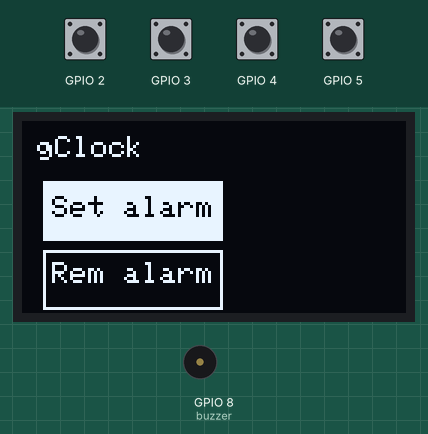
Simulated run of this program. Board: Seeed XIAO ESP32-C3. On the bench: 128×64 one-colour display, buzzer (waves = sounding). Inputs (shaded band) come from the test bench; at power-on: GPIO 2–5 HIGH. The local clock reads 2024-03-15 10:24:30 at power-on unless the program sets it.

Above: at 3.2 s.
3.3 s: GPIO 4 pulled LOW for 0.15 s
At 4.4 s:
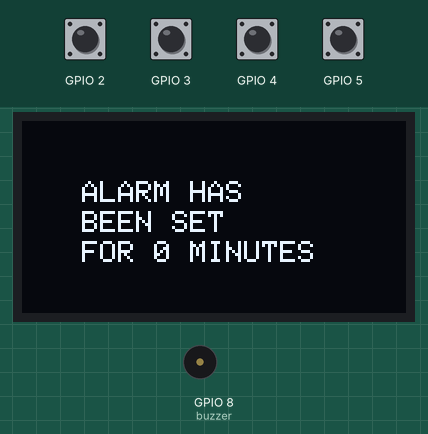
6.4 s: GPIO 3 pulled LOW for 0.15 s
At 7.8 s:
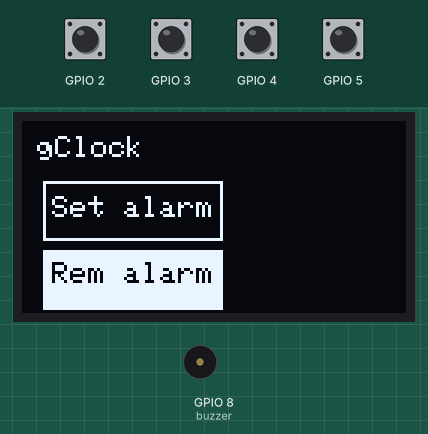
8.3 s: GPIO 5 pulled LOW for 0.15 s
At 9.4 s:
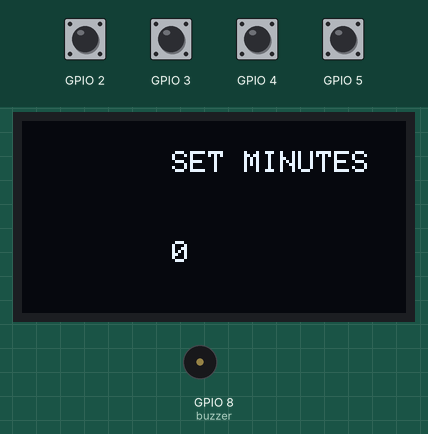
9.9 s: GPIO 2 pulled LOW for 1 s
At 10.03 s:
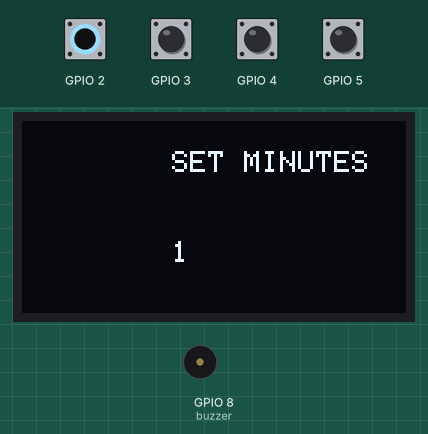
12.4 s: GPIO 4 pulled LOW for 1 s
At 13.7 s:
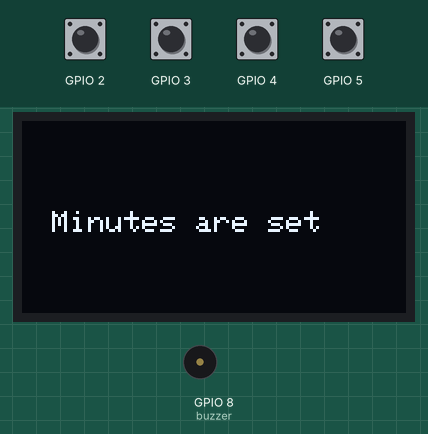
15.9 s: GPIO 3 pulled LOW for 1 s
At 16.3 s:
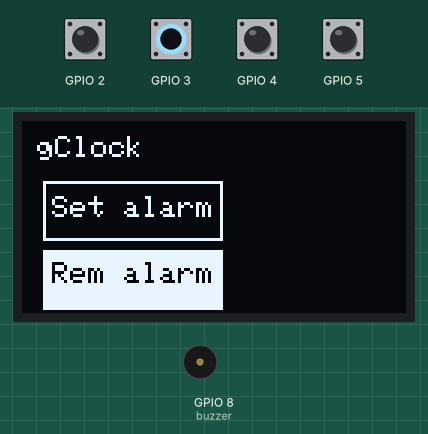
Timing chart, 0 to 18.9 s (numbered marks = the images above; inputs shaded):
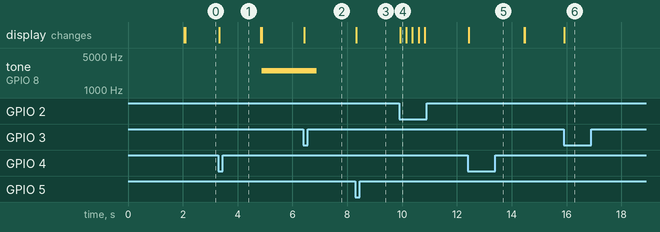

The program:

main.cpp
```cpp
#include <Wire.h>
#include <Adafruit_GFX.h>
#include <Adafruit_SSD1306.h>
#include <ESP32Time.h>

#define SCREEN_WIDTH 128 // OLED display width, in pixels
#define SCREEN_HEIGHT 64 // OLED display height, in pixels

// Declaration for an SSD1306 display connected to I2C (SDA, SCL pins)
Adafruit_SSD1306 display(SCREEN_WIDTH, SCREEN_HEIGHT, &Wire, -1);
ESP32Time rtc(7200);
int selected = 0;
long timeOfSetting = 0;
bool alarmHasStarted=false;
int howManyMinutes = 0;
int chosenMenu = 0;
void drawMainMenu() {
  chosenMenu=0;
   display.clearDisplay();
  display.setTextSize(1.5);
  display.setTextColor(WHITE);
  display.setCursor(5, 5);
  display.println("gClock");
  display.setTextSize(1);
 display.drawRect(7,20, 60,20, WHITE);
  display.setTextColor(WHITE);
  display.setCursor(10, 25);
  display.print("Set alarm");
  display.drawRect(7,43, 60,20, WHITE);
  display.setTextColor(WHITE);
  display.setCursor(10, 47);
  display.print("Rem alarm");
  display.display();
}

void selectSetAlarm(){

    selected=0;
    display.setTextSize(1);
    display.fillRect(7,43, 60,20, BLACK);
    display.drawRect(7,43, 60,20, WHITE);
  display.setTextColor(WHITE);
  display.setCursor(10, 47);
  display.print("Rem alarm");
 display.fillRect(7,20, 60,20, WHITE);
  display.setTextColor(BLACK);
  display.setCursor(10, 25);
  display.print("Set alarm");
  display.display();

}

void selectRemAlarm(){
  selected=1;
  display.setTextSize(1);
  display.fillRect(7,20, 60,20, BLACK);
 display.drawRect(7,20, 60,20, WHITE);
  display.setTextColor(WHITE);
  display.setCursor(10, 25);
  display.print("Set alarm");
  display.fillRect(7,43, 60,20, WHITE);
  display.setTextColor(BLACK);
  display.setCursor(10, 47);
  display.print("Rem alarm");
  display.display();

}
void setAlarm(){
timeOfSetting = rtc.getLocalEpoch();
alarmHasStarted = true;
display.clearDisplay();
display.setTextSize(1);
display.setTextColor(WHITE);
display.setCursor(20,20);
display.print("ALARM HAS ");
display.setCursor(20,30);
display.print("BEEN SET");
display.setCursor(20,40);
display.print("FOR ");
display.print(howManyMinutes);
display.print(" MINUTES");
display.display();
delay(1500);
drawMainMenu();
selectSetAlarm();
}

void remAlarm(){
timeOfSetting = 0;
alarmHasStarted = false;
display.clearDisplay();
display.setTextSize(1);
display.setTextColor(WHITE);
display.setCursor(30,30);
display.print("ALARM HAS ");
display.setCursor(30,40);
display.print("BEEN REMOVED");
display.display();
delay(1500);
drawMainMenu();
selectSetAlarm();
}

void changeMinutesMenu(){
  chosenMenu=1;
display.clearDisplay();
display.setTextSize(1);
display.setTextColor(WHITE);
display.setCursor(50, 10);
display.print("SET MINUTES");
display.setCursor(50, 40);
display.print(howManyMinutes);
display.display();
}

void changeMinutes(){
 display.fillRect(50, 40, 20, 20, BLACK);
  display.setCursor(50, 40);
display.print(howManyMinutes);
display.display();
}

void setup() {
  Serial.begin(115200);

  rtc.setTime(00, 00, 00, 1, 1, 2026);
  pinMode(2, INPUT_PULLUP);
  pinMode(3, INPUT_PULLUP);
  pinMode(4, INPUT_PULLUP);
  pinMode(5, INPUT_PULLUP);
  if(!display.begin(SSD1306_SWITCHCAPVCC, 0x3C)) { // Address 0x3D for 128x64
    Serial.println(F("SSD1306 allocation failed"));
    for(;;);
  }
  delay(2000);

  drawMainMenu();
  selectSetAlarm();

}


void loop() {
  if(alarmHasStarted){
   if((rtc.getLocalEpoch())>=timeOfSetting+howManyMinutes*60){
      tone(8, 2500, 2000);
      alarmHasStarted=false;
    }
  }
  if(digitalRead(2)==LOW && chosenMenu==0){
    selectSetAlarm();
  }else if(digitalRead(3)==LOW && chosenMenu==0){
    selectRemAlarm();
  }
  else if(digitalRead(4)==LOW && chosenMenu==0){
    if(selected==0) {setAlarm();}
    else if(selected==1) {remAlarm();}
  }
  else if(digitalRead(5)==LOW && chosenMenu==0){
    changeMinutesMenu();
  }else if(digitalRead(4)==LOW && chosenMenu==1){
    display.clearDisplay();
    display.setCursor(10,30);
    display.print("Minutes are set");
    display.display();
    delay(2000);
    drawMainMenu();
    selectSetAlarm();
  }
  else if(digitalRead(2)==LOW && chosenMenu==1){
    howManyMinutes=howManyMinutes+1;
    changeMinutes();
    delay(200);
  }
  else if(digitalRead(3)==LOW && chosenMenu==1){
    if(howManyMinutes>0){
    howManyMinutes=howManyMinutes-1;
    changeMinutes();
    delay(200);
  }
  }


}
```

Measured:
- after the input at 3.3 s, tone on GPIO 8 (buzzer): silent → 2500 Hz after 1.6 s; the display: changes at once (image 1)
- after the input at 6.4 s, the display: changes at once (image 2)
- after the input at 8.3 s, the display: changes at once (image 3)
- after the input at 9.9 s, the display: changes at once (image 4)
- after the input at 12.4 s, the display: changes at once (image 5)
- after the input at 15.9 s, the display: changes at once (image 6)
